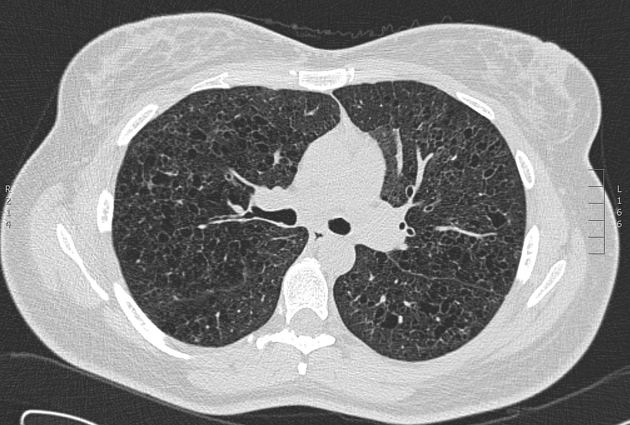
#> input picture imagenes/texturayperiodicidad.jpeg, 630 x 425 px
$ python dct.py
#> lines starting #> are read from the running program, lines starting #| are printed output that depends on the picture
MOSTRAR_SIN_DELTA = False
"""
dct.py  -  Compresión de imágenes con la DCT global (base ortonormal).
"""
import os, glob
import numpy as np
import matplotlib
matplotlib.use("Agg")                       # guarda las figuras sin abrir ventanas
import matplotlib.pyplot as plt
from PIL import Image
from scipy.fft import dctn, idctn

PORCENTAJES = [1, 5, 10, 25]
DELTA = 0.05
RUTA = "imagenes/texturayperiodicidad.jpeg"
GUARDAR_PREFIJADA = True
GUARDAR_MAGNITUD = True
GUARDAR_CUADRO = True
MOSTRAR_SIN_DELTA = False


# ----- 1. Cargar imagen: gris, valores en [0, 1] ------
def cargar_imagen(ruta):
#> called with ruta = 'imagenes/texturayperiodicidad.jpeg'
    img = Image.open(ruta).convert("L")
    return np.asarray(img, dtype=float) / 255.0


# --- 2. DCT ortonormal ------
# Matriz D:para VERIFICAR
def matriz_dct(N):
    """D[k, l] = a_k * cos(pi * k * (2l + 1) / (2N)),  a_0 = sqrt(1/N),  a_k = sqrt(2/N)"""
    k = np.arange(N).reshape(-1, 1)
    l = np.arange(N).reshape(1, -1)
    D = np.sqrt(2 / N) * np.cos(np.pi * k * (2 * l + 1) / (2 * N))
    D[0, :] = np.sqrt(1 / N)
    return D


# Transformada rápida de SciPy
def transformar(A):  return dctn(A, norm="ortho")     # C = D A D^T
def reconstruir(C):  return idctn(C, norm="ortho")    # A = D^T C D


# ------- 3. Reglas de selección  ---
def seleccion_magnitud(C, k):
    """Los k coeficientes de mayor."""
    orden = np.argsort(np.abs(C).ravel())[-k:]     # posiciones de los k más grandes
    M = np.zeros(C.size, dtype=bool)
    M[orden] = True
    return M.reshape(C.shape)


def seleccion_prefijada(C, k):
    """Las k frecuencias más bajas"""
    i, j = np.indices(C.shape)
    orden = np.argsort((i + j).ravel(), kind="stable")[:k]
    M = np.zeros(C.size, dtype=bool)
    M[orden] = True
    return M.reshape(C.shape)


# -4. Error de recuperación--
def error_recuperacion(A, A_rec):
    return np.linalg.norm(A - A_rec) / np.linalg.norm(A)


def bits_estimados(q, M, regla):
    k = int(M.sum())
    bits_por_valor = int(np.ceil(np.log2(np.abs(q[M]).max() + 1))) + 1
    bits_posiciones = k * int(np.ceil(np.log2(q.size))) if regla == "magnitud" else 0
    return 64 + k * bits_por_valor + bits_posiciones


# ------ 5. Verificaciones -
print("Verificaciones DCT")
D8 = matriz_dct(8)
np.random.seed(0)
X = np.random.rand(8, 8)
print("  D D^T = I  (8x8)            ->", np.allclose(D8 @ D8.T, np.eye(8)))
print("  dctn(X) = D X D^T  (8x8)    ->", np.allclose(transformar(X), D8 @ X @ D8.T))

# ------ 6. Experimento ----
os.makedirs("resultados", exist_ok=True)
rutas = [RUTA]                  # solo la imagen elegida

for ruta in rutas:
    nombre = os.path.splitext(os.path.basename(ruta))[0]
    A = cargar_imagen(ruta)
    C = transformar(A)
    print(f"\nImagen: {nombre}")
    print("  Parseval ||A||² = ||C||²  ->", np.isclose(np.sum(A**2), np.sum(C**2)))
#|   Parseval ||A||² = ||C||²  -> True
    print(f"  Tamaño real: {A.shape[0]} x {A.shape[1]} píxeles = {A.size / 1024:.1f} KB sin comprimir  (8 bits por píxel)")
#|   Tamaño real: 425 x 630 píxeles = 261.5 KB sin comprimir  (8 bits por píxel)
    extra = f"{'error sin Δ':>13}{'MSE sin Δ':>12}{'energía retenida':>18}" if MOSTRAR_SIN_DELTA else ""
    print(f"  {'regla':<10}{'% coef':>7}{extra}{'MSE':>12}{'error de recuperación':>24}{'tasa de compresión':>21}{'tamaño comprimido':>20}")

    fig, ejes = plt.subplots(2, 5, figsize=(16, 6.4 * A.shape[0] / A.shape[1] + 1.2))   # alto según la proporción de la imagen
    for f, (regla, seleccionar) in enumerate([("prefijada", seleccion_prefijada), ("magnitud", seleccion_magnitud)]):
        ejes[f, 0].imshow(A, cmap="gray", vmin=0, vmax=1)
        ejes[f, 0].set_title("Original")
        ejes[f, 0].set_ylabel(regla, fontsize=12)

        for c, p in enumerate(PORCENTAJES):
            k = round(A.size * p / 100)
            M = seleccionar(C, k)

            # Cuantización: q = round(c / Delta),  c_hat = Delta * q
            q = np.round(C / DELTA) * M
            A_rec = reconstruir(DELTA * q)                    # imagen recuperada a partir de lo que se guarda

            A_sin = reconstruir(C * M)                               # sin Δ: solo descarte de coeficientes
            error_sin = error_recuperacion(A, A_sin)
            mse_sin = np.mean((A - A_sin) ** 2)                      # MSE sin Δ
            energia = np.sum(C[M] ** 2) / np.sum(C ** 2)             # energía retenida
            error_rel = error_recuperacion(A, A_rec)
            mse = np.mean((A - A_rec) ** 2)                          # MSE: promedio por píxel de (A - A_rec)^2
            bits = bits_estimados(q, M, regla)
            tasa = A.size * 8 / bits                          # tasa de compresión: bits originales / bits comprimidos
            kb = bits / 8 / 1024                              # tamaño estimado comprimido en KB

            extra = f"{error_sin:>13.2%}{mse_sin:>12.6f}{energia:>18.2%}" if MOSTRAR_SIN_DELTA else ""
            print(f"  {regla:<10}{p:>7}{extra}{mse:>12.6f}{error_rel:>24.2%}{tasa:>19.1f}:1{kb:>17.1f} KB")

            # guardar cada imagen comprimida en resultados/
            if (regla == "prefijada" and GUARDAR_PREFIJADA) or (regla == "magnitud" and GUARDAR_MAGNITUD):
                Image.fromarray(np.uint8(np.round(np.clip(A_rec, 0, 1) * 255))).save(f"resultados/{nombre}_{regla}_{p}.png")

            ejes[f, c + 1].imshow(np.clip(A_rec, 0, 1), cmap="gray", vmin=0, vmax=1)   # misma escala
            ejes[f, c + 1].set_title(f"{p}% de coeficientes")
#> this loop made 2 passes
#> pass 1, `Image.fromarray(np.uint8(np.round(np.clip(A_rec, 0, 1) * 255))).save(f..`:
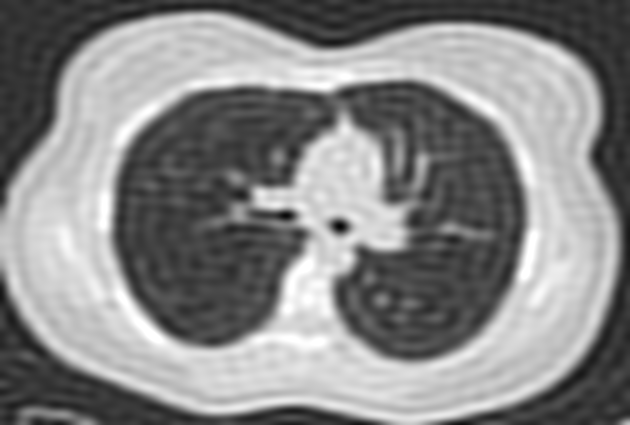
#> saved as texturayperiodicidad_prefijada_1.png: PIL image 630x425 L; min 4, max 255, mean 134.6
#> pass 1, in seleccion_prefijada (call 2), `i, j = np.indices(C.shape)`:
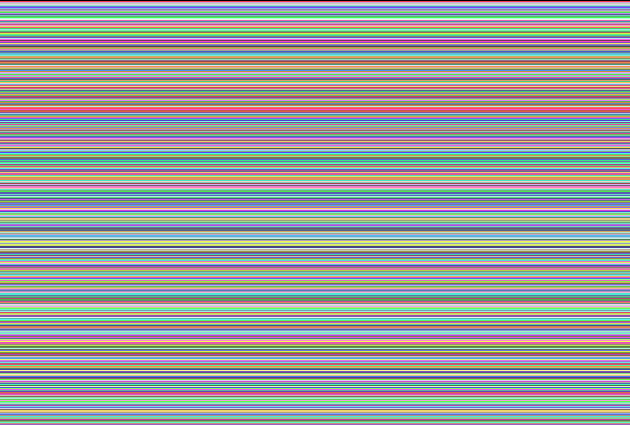
#> i: shape (425, 630) int64; 425 distinct labels, from 0 to 424; one colour per label, 0 black
#> pass 1, in seleccion_prefijada (call 2), `i, j = np.indices(C.shape)`:
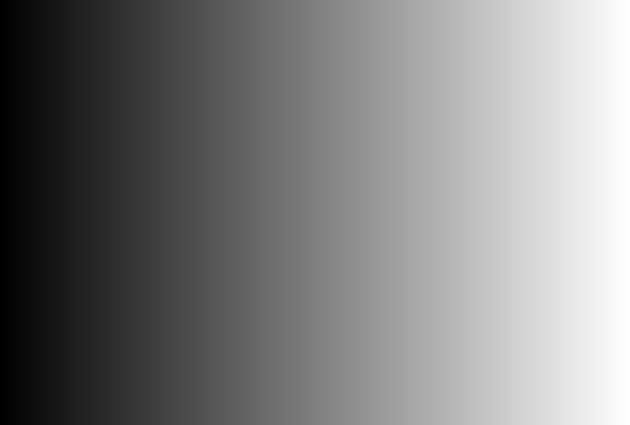
#> j: shape (425, 630) int64; min 0, max 629, mean 314.5; drawn with min black and max white
#> pass 1, `Image.fromarray(np.uint8(np.round(np.clip(A_rec, 0, 1) * 255))).save(f..`:
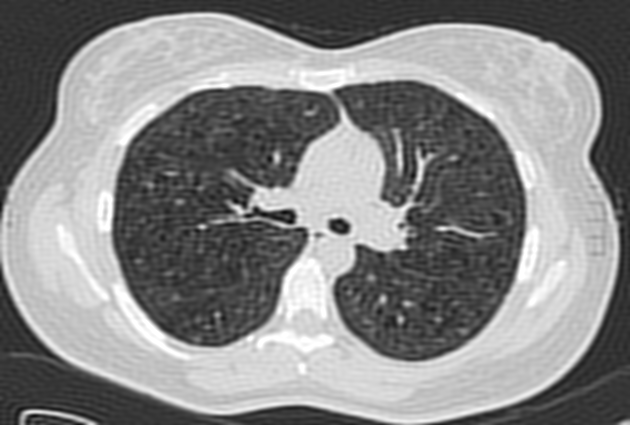
#> saved as texturayperiodicidad_prefijada_5.png: PIL image 630x425 L; min 7, max 255, mean 134.6
#> after the loop:
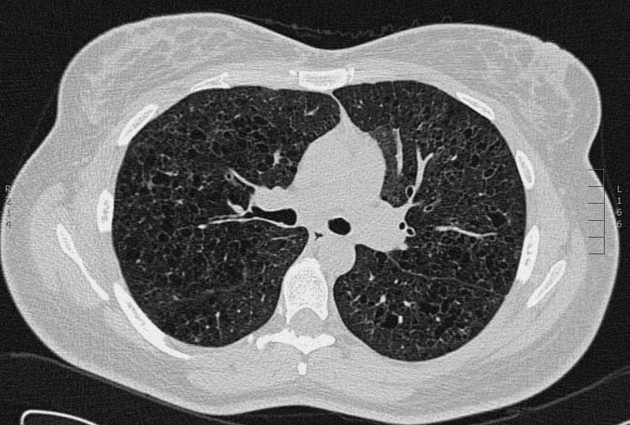
#> A_rec: shape (425, 630) float64; min 0.105, max 1.07, mean 0.528; drawn with min black and max white

    for ax in ejes.ravel():
        ax.set_xticks([]); ax.set_yticks([])
#> this loop made 10 passes
    fig.suptitle(f"DCT - {nombre}")
    fig.tight_layout()
    if GUARDAR_CUADRO:
        fig.savefig(f"resultados/dct_{nombre}.png", dpi=100)
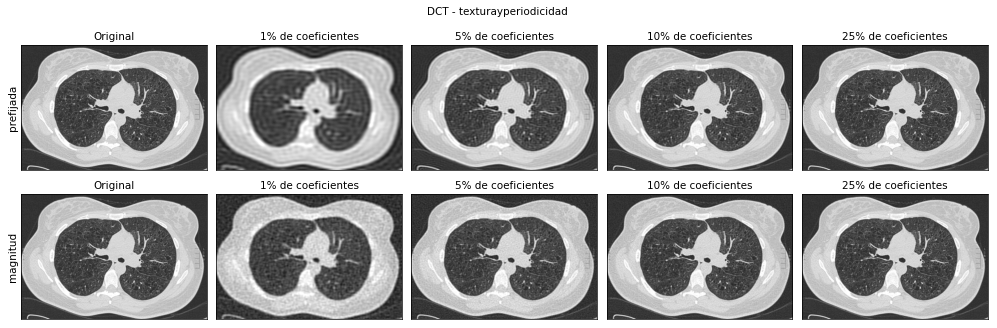
#> figure drawn by matplotlib, 10 panels
    plt.close(fig)

if rutas:
    print("\nListo: figuras en resultados/")
else:
    print("No hay imágenes en la carpeta imagenes/")

$ run again, with imagenes/bordesmarcados.webp saved as imagenes/texturayperiodicidad.jpeg
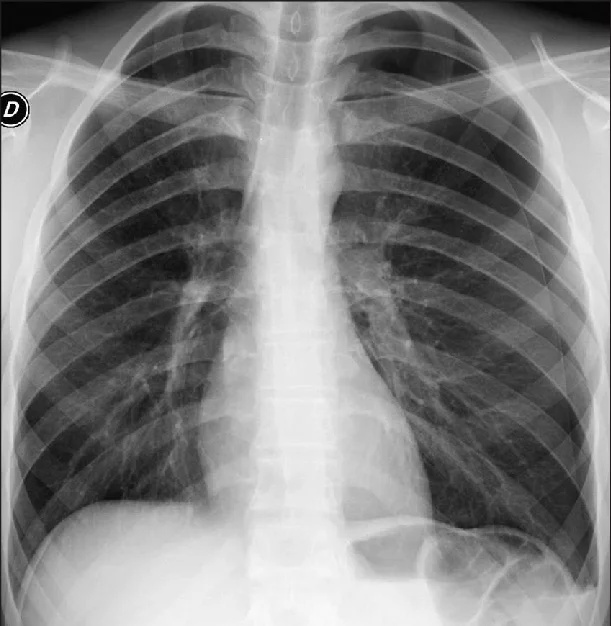
#> input picture imagenes/bordesmarcados.webp, 611 x 626 px
#|   Parseval ||A||² = ||C||²  -> True
#|   Tamaño real: 626 x 611 píxeles = 373.5 KB sin comprimir  (8 bits por píxel)
#> the loop `for f, (regla, seleccionar) in enumerate([("prefijada", seleccion_pref..` made 2 passes
#> pass 1, in seleccion_prefijada (call 2), `i, j = np.indices(C.shape)`:
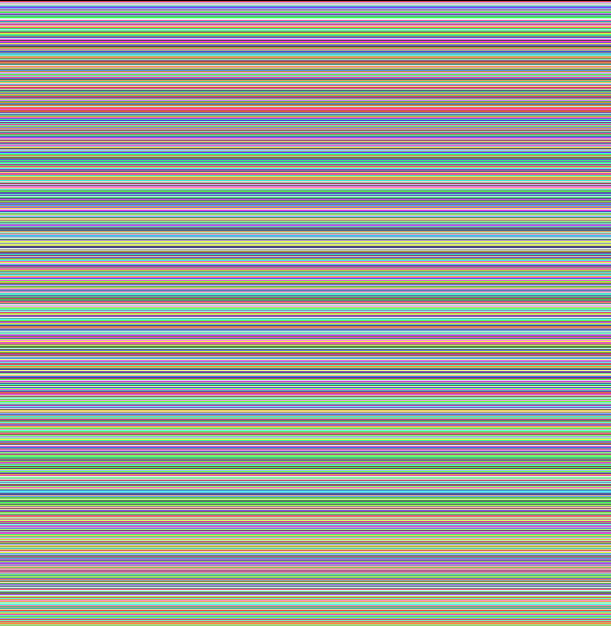
#> i: shape (626, 611) int64; 626 distinct labels, from 0 to 625; one colour per label, 0 black
#> after the loop `for f, (regla, seleccionar) in enumerate([("prefijada", seleccion_pref..`:
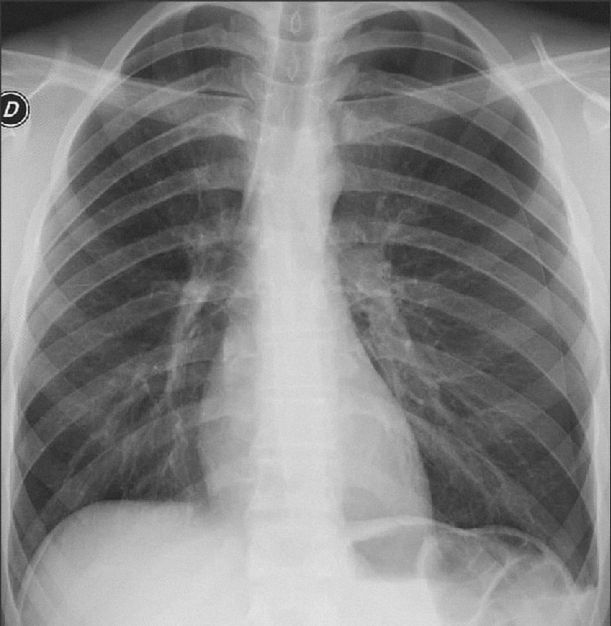
#> A_rec: shape (626, 611) float64; min -0.161, max 1.13, mean 0.511; drawn with min black and max white
#> the loop `for ax in ejes.ravel():` made 10 passes
